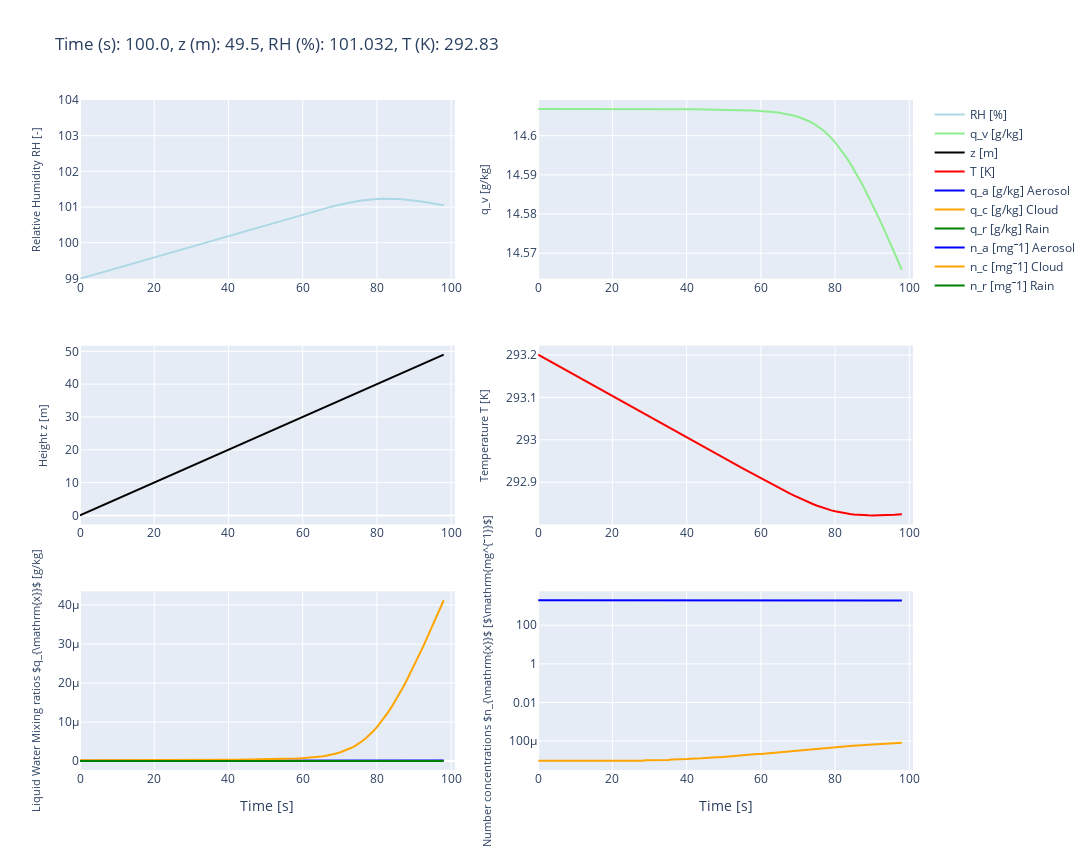

The notebook cell saved with this chart:
### Code cell
nt, dt, time_array, T_parcel_array, RH_parcel_array, q_parcel_array, z_parcel_array, \
qa_ts,qc_ts,qr_ts, na_ts,nc_ts,nr_ts, \
spectra_arr, con_ts, act_ts, evp_ts, dea_ts, acc_ts, aut_ts = timesteps_function(n_particles_widget, P_widget, \
                                 RH_widget, T_widget, w_widget, nt_widget, \
                                 dt_widget, rm_spec, ascending_mode_widget, \
                                 mode_displaytype_widget, z_widget, max_z_widget, \
                                 Condensation_widget, Collision_widget, \
                                 mode_aero_init_widget, gridwidget, kohler_widget.value)
